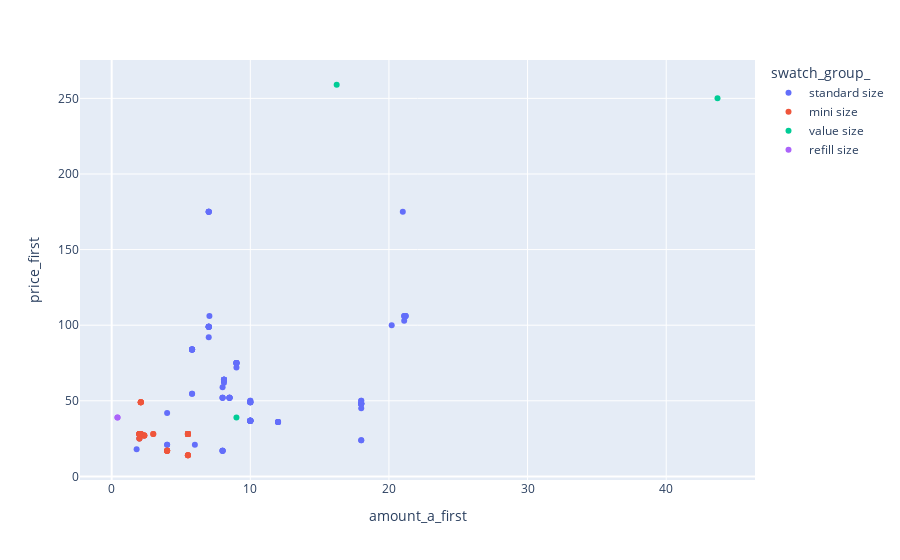

Notebook code for this chart:
### Code cell
fig = px.scatter(solid_products[solid_products['lvl_2_cat_first']=='Candles'], x="amount_a_first", y="price_first", color="swatch_group_", hover_data=['brand_name_', 'product_name_'])
fig.show()

### Figure 1 — Plotly figure (JSON) as saved in the notebook; plotly's stock layout.template omitted (floating-point values rounded to 4 significant figures; data arrays with more than 128 entries replaced by an {"elided": "..."} marker saying what was removed)
{"data": [{"customdata": {"elided": "101x2 str values"}, "hovertemplate": "swatch_group_=standard size<br>amount_a_first=%{x}<br>price_first=%{y}<br>brand_name_=%{customdata[0]}<br>product_name_=%{customdata[1]}<extra></extra>", "legendgroup": "standard size", "marker": {"color": "#636efa", "symbol": "circle"}, "mode": "markers", "name": "standard size", "orientation": "v", "showlegend": true, "type": "scatter", "x": [7.05, 8, 8, 8, 10, 10, 10, 10, 10, 10, 10, 10, 10, 10, 10, 10, 10, 10, 10, 10, 10, 10, 10, 7, 7, 7, 7, 7, 7, 7, 7, 8.5, 8.5, 8.5, 8.5, 8.5, 5.8, 5.8, 5.8, 5.8, 5.8, 5.8, 5.8, 5.8, 5.8, 9, 9, 9, 9, 9, 9, 9, 8.1, 2, 8.1, 2, 8.1, 8.1, 8.1, 20.2, 21.2, 21.2, 8.1, 8.1, 21.1, 8.1, 21.1, 21.1, 21.2, 8, 8, 8, 8, 8, 7, 7, 21, 7, 7, 18, 18, 1.8, 6, 12, 18, 12, 18, 12, 18, 18, 18, 4, 4, 4, 12, 18, 12, 18, 18, 18, 18], "xaxis": "x", "y": [106, 52, 52, 52, 36.75, 36.75, 50, 49, 36.75, 49, 36.75, 36.75, 50, 36.75, 36.75, 49, 36.75, 49, 36.75, 36.75, 36.75, 36.75, 49, 92, 99, 99, 99, 99, 99, 99, 99, 52, 52, 52, 52, 52, 84, 84, 84, 84, 54.6, 54.6, 84, 84, 84, 75, 75, 75, 75, 75, 75, 72, 64, 25, 62, 28, 64, 64, 64, 100, 106, 106, 64, 64, 103, 64, 106, 106, 106, 17, 17, 17, 17, 59, 175, 175, 175, 175, 175, 45, 48, 18, 21, 36, 48, 36, 48, 36, 48, 24, 48, 42, 21, 21, 36, 48, 36, 48, 50, 50, 24], "yaxis": "y"}, {"customdata": [["jo malone london", "english pear & freesia candle"], ["jo malone london", "english pear & freesia travel candle"], ["jo malone london", "lime basil & mandarin candle"], ["jo malone london", "lime basil & mandarin travel candle"], ["jo malone london", "peony & blush suede candle"], ["malin+goetz", "cannabis candle"], ["malin+goetz", "cannabis votive candle"], ["malin+goetz", "dark rum candle"], ["malin+goetz", "dark rum votive candle"], ["nest new york", "amalfi lemon & mint candle"], ["nest new york", "charcoal woods candle"], ["nest new york", "driftwood & chamomile candle"], ["nest new york", "grapefruit candle"], ["nest new york", "grapefruit votive candle"], ["nest new york", "himalayan salt & rosewater candle"], ["nest new york", "lime zest & matcha candle"], ["nest new york", "lime zest & matcha votive candle"], ["nest new york", "mediterranean fig candle"], ["nest new york", "mini charcoal woods candle"], ["nest new york", "mini driftwood & chamomile candle"], ["nest new york", "mini himalayan salt & rosewater candle"], ["nest new york", "mini mediterranean fig candle"], ["nest new york", "mini pumpkin chai candle"], ["nest new york", "mini wild mint & eucalyptus candle"], ["voluspa", "apple blue clover glass jar candle"], ["voluspa", "baltic amber glass candle"], ["voluspa", "forbidden fig decorative tin candle"], ["voluspa", "forbidden fig glass jar candle"], ["voluspa", "french cade & lavender decorative tin candle"], ["voluspa", "french cade & lavender glass jar candle"], ["voluspa", "goji & tarocco orange decorative tin candle"], ["voluspa", "goji & tarocco orange glass jar candle"], ["voluspa", "goji & tarocco orange mini decorative tin candle"], ["voluspa", "havana mint mojito glass jar candle"], ["voluspa", "kalahari watermelon glass jar candle"], ["voluspa", "mini apple blue clover glass jar cande"], ["voluspa", "mini baltic amber glass candle"], ["voluspa", "mini forbidden fig glass jar candle"], ["voluspa", "mini french cade & lavender glass candle"], ["voluspa", "mini goji & tarocco orange glass candle"], ["voluspa", "mini havana mint mojito glass jar candle"], ["voluspa", "mini kalahari watermelon glass jar candle"], ["voluspa", "mini panjore lychee decorative tin candle"], ["voluspa", "mini sparkling cuvee glass jar candle"], ["voluspa", "mini tahitian coconut vanilla glass candle"], ["voluspa", "panjore lychee decorative tin candle"], ["voluspa", "panjore lychee glass jar candle"], ["voluspa", "santal vanille glass jar candle"], ["voluspa", "sparkling cuvee glass jar candle"], ["voluspa", "tahitian coconut vanilla glass jar candle"]], "hovertemplate": "swatch_group_=mini size<br>amount_a_first=%{x}<br>price_first=%{y}<br>brand_name_=%{customdata[0]}<br>product_name_=%{customdata[1]}<extra></extra>", "legendgroup": "mini size", "marker": {"color": "#EF553B", "symbol": "circle"}, "mode": "markers", "name": "mini size", "orientation": "v", "showlegend": true, "type": "scatter", "x": [2.1, 2.1, 2.1, 2.1, 2.1, 2.35, 2.35, 2.35, 2.35, 2, 2.1, 3, 2.1, 2.1, 2, 2, 2, 2, 2.1, 3, 2, 2, 2, 2, 5.5, 5.5, 4, 5.5, 4, 5.5, 4, 5.5, 4, 5.5, 5.5, 5.5, 5.5, 5.5, 5.5, 5.5, 5.5, 5.5, 4, 5.5, 5.5, 4, 5.5, 5.5, 5.5, 5.5], "xaxis": "x", "y": [49, 49, 49, 49, 49, 27, 27, 27, 27, 28, 28, 28, 28, 28, 28, 28, 28, 25, 28, 28, 28, 25, 28, 28, 28, 28, 17, 28, 17, 28, 17, 28, 17, 14, 28, 28, 28, 28, 28, 28, 14, 28, 17, 28, 14, 17, 28, 28, 28, 14], "yaxis": "y"}, {"customdata": [["nest new york", "grapefruit candle"], ["nest new york", "white tea & rosemary alfresco candle"], ["voluspa", "apple blue clover candle"]], "hovertemplate": "swatch_group_=value size<br>amount_a_first=%{x}<br>price_first=%{y}<br>brand_name_=%{customdata[0]}<br>product_name_=%{customdata[1]}<extra></extra>", "legendgroup": "value size", "marker": {"color": "#00cc96", "symbol": "circle"}, "mode": "markers", "name": "value size", "orientation": "v", "showlegend": true, "type": "scatter", "x": [43.7, 16.23, 9], "xaxis": "x", "y": [250, 259, 39], "yaxis": "y"}, {"customdata": [["nest new york", "white tea & rosemary alfresco candle"], ["nest new york", "white tea & rosemary alfresco tealight refill"]], "hovertemplate": "swatch_group_=refill size<br>amount_a_first=%{x}<br>price_first=%{y}<br>brand_name_=%{customdata[0]}<br>product_name_=%{customdata[1]}<extra></extra>", "legendgroup": "refill size", "marker": {"color": "#ab63fa", "symbol": "circle"}, "mode": "markers", "name": "refill size", "orientation": "v", "showlegend": true, "type": "scatter", "x": [0.42, 0.42], "xaxis": "x", "y": [39, 39], "yaxis": "y"}], "layout": {"autosize": true, "legend": {"title": {"text": "swatch_group_"}, "tracegroupgap": 0}, "margin": {"t": 60}, "xaxis": {"anchor": "y", "autorange": true, "domain": [0, 1], "range": [-2.246, 46.37], "title": {"text": "amount_a_first"}, "type": "linear"}, "yaxis": {"anchor": "x", "autorange": true, "domain": [0, 1], "range": [-4.97, 278.0], "title": {"text": "price_first"}, "type": "linear"}}}
